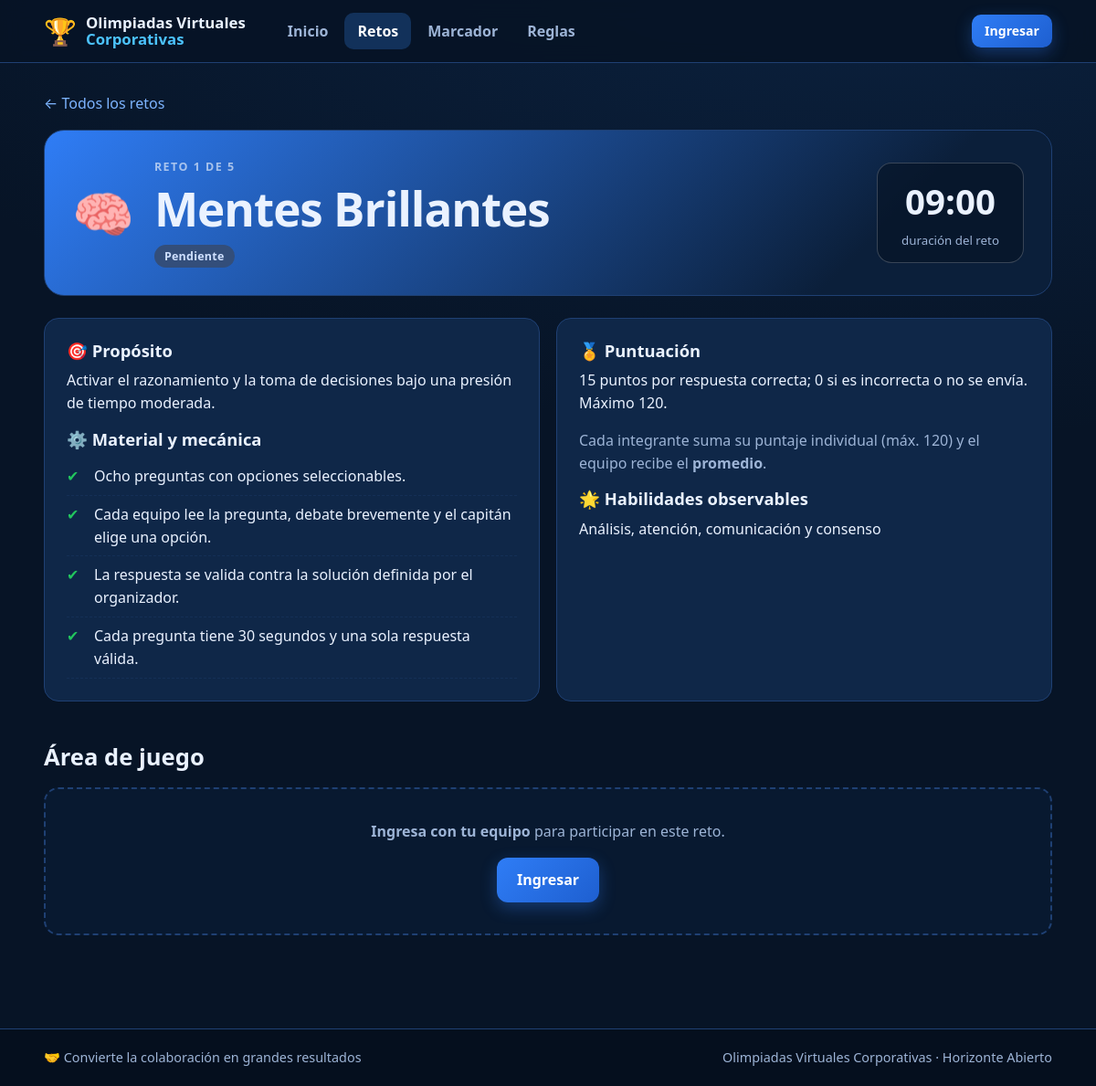
/reto.php?r=mentes-brillantes, run on the app's committed database.
### tables this page shows
CREATE TABLE retos (
  id               TINYINT UNSIGNED PRIMARY KEY,
  slug             VARCHAR(40)  NOT NULL UNIQUE,
  orden            TINYINT UNSIGNED NOT NULL,
  nombre           VARCHAR(60)  NOT NULL,
  resumen          VARCHAR(255) NOT NULL,
  proposito        TEXT NOT NULL,
  mecanica         TEXT NOT NULL,             
  regla_puntos     VARCHAR(255) NOT NULL,
  habilidades      VARCHAR(255) NOT NULL,
  icono            VARCHAR(8)   NOT NULL,
  color            CHAR(7)      NOT NULL,
  puntos_max       SMALLINT UNSIGNED NOT NULL,
  duracion_min     TINYINT UNSIGNED NOT NULL,  
  estado           ENUM('pendiente','abierto','cerrado') NOT NULL DEFAULT 'pendiente',
  inicio_at        DATETIME NULL
);

### includes/helpers.php (called while the page is built, shortened)
<?php
function e($v): string { return htmlspecialchars((string)$v, ENT_QUOTES, 'UTF-8'); }
function url(string $path = ''): string { return BASE_URL . '/' . ltrim($path, '/'); }
function admin_actual(): ?array { return $_SESSION['admin'] ?? null; }
function participante_actual(): ?array {
    static $cache = false;
    if ($cache !== false) return $cache;
    $cache = null;
    if (empty($_SESSION['participante_id']) || empty($_SESSION['participante_token'])) return null;
    return $cache;
}
function team_actual(): ?array {
    static $cache = false;
    if ($cache !== false) return $cache;
    $p = participante_actual();
    if (!$p) return null;
    $s = db()->prepare('SELECT * FROM equipos WHERE id = ? AND activo = 1');
    $s->execute([$p['equipo_id']]);
    return $cache = ($s->fetch() ?: null);
}
function reto_por_slug(string $slug): ?array {
    $s = db()->prepare('SELECT *, IF(inicio_at IS NULL, NULL, TIMESTAMPDIFF(SECOND, inicio_at, NOW())) AS transcurrido
                        FROM retos WHERE slug = ?');
    $s->execute([$slug]);
    return $s->fetch() ?: null;
}
function reto_restante(array $r): ?int {
    if ($r['estado'] !== 'abierto' || $r['transcurrido'] === null) return null;
    return max(0, $r['duracion_min'] * 60 - (int)$r['transcurrido']);
}
function estado_texto(string $e): string {
    return ['pendiente' => 'Pendiente', 'abierto' => 'En curso', 'cerrado' => 'Finalizado'][$e] ?? $e;
}

### includes/db.php (called while the page is built)
<?php
function db(): PDO {
    static $pdo = null;
    if ($pdo === null) {
        try {
            $pdo = new PDO(
                'mysql:host=' . DB_HOST . ';dbname=' . DB_NAME . ';charset=utf8mb4',
                DB_USER, DB_PASS,
                [
                    PDO::ATTR_ERRMODE            => PDO::ERRMODE_EXCEPTION,
                    PDO::ATTR_DEFAULT_FETCH_MODE => PDO::FETCH_ASSOC,
                    PDO::ATTR_EMULATE_PREPARES   => false,
                ]
            );
            $pdo->exec("SET time_zone = '" . date('P') . "'");
        } catch (PDOException $e) {
            http_response_code(500);
            exit('<h2 style="font-family:sans-serif">No se pudo conectar a la base de datos.</h2>'
               . '<p style="font-family:sans-serif">Verifica que MySQL esté activo en XAMPP, que hayas importado '
               . '<code>database.sql</code> y los datos de <code>config.php</code>.</p>');
        }
    }
    return $pdo;
}

### reto.php (the view, shortened to what this page needs)
<?php
$reto = reto_por_slug($_GET['r'] ?? '');
$equipo = team_actual();
$yo = participante_actual();
$modulos = ['mentes-brillantes' => 'mentes', 'memoria-extrema' => 'memoria', 'codigo-secreto' => 'codigo',
            'creatividad-sin-limites' => 'creatividad', 'desafio-relampago' => 'relampago'];
$modulo = $modulos[$reto['slug']] ?? null;
$rest = reto_restante($reto);
$ind = $yo ? puntos_individuales_todos((int)$yo['id'], (int)$equipo['id']) : [];
$miPts = $ind[(int)$reto['id']] ?? 0;
$teamPts = 0;
$esEquipo = (int)$reto['id'] === 4;
require __DIR__ . '/includes/header.php';
?>
<p><a href="<?= url('retos.php') ?>">← Todos los retos</a></p>
<div class="reto-hero" style="--c:<?= e($reto['color']) ?>">
  <span class="big"><?= $reto['icono'] ?></span>
  <div>
    <div class="eyebrow" style="color:#fff9">Reto <?= (int)$reto['orden'] ?> de 5</div>
    <h1 style="margin:0"><?= e($reto['nombre']) ?></h1>
    <span class="badge b-<?= e($reto['estado']) ?>" style="margin-top:8px"><?= estado_texto($reto['estado']) ?></span>
  </div>
  <div class="timer">
    <?php if ($rest !== null): ?>
      <b data-countdown="<?= $rest ?>" data-fin-text="¡Tiempo!"></b><small>tiempo total del reto</small>
    <?php else: ?>
      <b><?= str_pad((string)$reto['duracion_min'], 2, '0', STR_PAD_LEFT) ?>:00</b><small>duración del reto</small>
    <?php endif; ?>
  </div>
</div>
<?php $jugando = $equipo && reto_activo($reto); ?>
<?php if (!$jugando): ?>
<div class="grid g2">
  <div class="card">
    <h3>🎯 Propósito</h3><p><?= e($reto['proposito']) ?></p>
    <h3>⚙️ Material y mecánica</h3>
    <ul class="check"><?php foreach (preg_split('/\R/', $reto['mecanica']) as $l) if (trim($l) !== '') echo '<li>' . e($l) . '</li>'; ?></ul>
  </div>
  <div class="card">
    <h3>🏅 Puntuación</h3>
    <p><?= e($reto['regla_puntos']) ?></p>
    <p class="muted"><?= $esEquipo ? 'Todo el equipo recibe el mismo puntaje.' : 'Cada integrante suma su puntaje individual (máx. ' . (int)$reto['puntos_max'] . ') y el equipo recibe el <strong>promedio</strong>.' ?></p>
    <h3>🌟 Habilidades observables</h3><p><?= e($reto['habilidades']) ?></p>
  </div>
</div>
<?php endif; ?>
<section class="section">
  <h2>Área de juego</h2>
  <?php if (!$equipo && admin_actual()): ?>
    <div class="placeholder">🎙 Estás como facilitador. Para probar el reto, ingresa como participante desde otra ventana de incógnito (el panel permite reiniciar los datos de prueba).</div>
  <?php elseif (!$equipo): ?>
    <div class="placeholder"><p><strong>Ingresa con tu equipo</strong> para participar en este reto.</p><a class="btn btn-primary" href="<?= url('login.php') ?>">Ingresar</a></div>
  <?php elseif ($reto['estado'] === 'pendiente'): ?>
    <div class="placeholder" data-autorefresh="8">⏳ El facilitador aún no abre este reto. Esta página se actualizará sola cuando comience.</div>
  <?php elseif ($reto['estado'] === 'cerrado' || !reto_activo($reto)): ?>
    <div class="placeholder">🔒 Este reto ya finalizó. No se aceptan nuevas respuestas.<br>
      <?= $esEquipo ? '' : 'Tu puntaje: <strong style="color:var(--gold)">' . $miPts . ' pts</strong> · ' ?>Equipo: <strong style="color:var(--gold)"><?= $teamPts ?> pts</strong>.</div>
  <?php else: call_user_func($modulo . '_render', $reto, $equipo, $yo); endif; ?>
</section>
<?php require __DIR__ . '/includes/footer.php'; ?>

### assets/css/style.css (style rules this page uses)
:root { --bg:#071426; --bg2:#0b1f3a; --card:#0f2748; --card2:#12315a; --line:#1f4073; --txt:#eaf2ff; --muted:#9db4d6; --gold:#fbbf24; --blue:#2f7df6; --ok:#22c55e; --err:#ef4444; --r:16px; --shadow:0 10px 30px rgba(0,0,0,.35); }
* { box-sizing:border-box }
html { scroll-behavior:smooth }
body { margin:0;font-family:"Segoe UI",system-ui,-apple-system,Roboto,Arial,sans-serif;color:var(--txt); background:radial-gradient(1200px 600px at 80% -10%,#15417a55,transparent),var(--bg);min-height:100vh; display:flex;flex-direction:column;line-height:1.55 }
a { color:#7db4ff;text-decoration:none }
h1,h2,h3 { line-height:1.2;margin:0 0 .5em }
h1 { font-size:clamp(2rem,4.5vw,3.2rem);letter-spacing:-.02em }
h2 { font-size:1.6rem }
h3 { font-size:1.15rem }
p { margin:0 0 1em }
.muted { color:var(--muted) }
.btn { display:inline-flex;align-items:center;justify-content:center;gap:8px;border:0;cursor:pointer;font:inherit;font-weight:700; padding:12px 22px;border-radius:12px;color:#fff;transition:.15s;text-decoration:none!important }
.btn-primary { background:linear-gradient(135deg,#2f7df6,#1e5fd0);box-shadow:0 6px 18px #2f7df655 }
.badge { display:inline-block;padding:3px 11px;border-radius:99px;font-size:.78rem;font-weight:800;letter-spacing:.02em }
.b-pendiente { background:#334e7a;color:#cfe0ff }
.section { margin:46px 0 }
.section>h2 { margin-bottom:18px }
.eyebrow { color:#4cc3ff;font-weight:800;letter-spacing:.12em;text-transform:uppercase;font-size:.78rem;margin-bottom:6px }
.grid { display:grid;gap:18px }
.g2 { grid-template-columns:repeat(2,1fr) }
.card { background:var(--card);border:1px solid var(--line);border-radius:var(--r);padding:24px }
.card h2,.card h3 { margin-top:0 }
.reto-hero { border-radius:22px;padding:30px;background:linear-gradient(135deg,var(--c),#0b1f3a 80%);border:1px solid var(--line); display:flex;gap:22px;align-items:center;flex-wrap:wrap;margin-bottom:24px }
.reto-hero .big { font-size:3.4rem }
.reto-hero .timer { margin-left:auto;text-align:center;background:#071426aa;border:1px solid #ffffff33;border-radius:16px;padding:12px 26px }
.timer b { display:block;font-size:2.4rem;font-variant-numeric:tabular-nums }
.timer small { color:var(--muted) }
ul.check { list-style:none;padding:0;margin:0 }
ul.check li { padding:8px 0 8px 30px;position:relative;border-bottom:1px dashed #1f407355 }
ul.check li:before { content:"✔";position:absolute;left:0;color:var(--ok) }
.placeholder { border:2px dashed var(--line);border-radius:var(--r);padding:34px;text-align:center;color:var(--muted);background:#0b1f3a88 }

### data on the page
retos: icono "🧠", orden "1", nombre "Mentes Brillantes", estado "Pendiente", duracion_min "09", proposito "Activar el razonamiento y la toma de decisiones bajo una presión de tiempo moderada.", mecanica "Ocho preguntas con opciones seleccionables.", mecanica "Cada equipo lee la pregunta, debate brevemente y el capitán elige una opción.", mecanica "La respuesta se valida contra la solución definida por el organizador.", mecanica "Cada pregunta tiene 30 segundos y una sola respuesta válida.", regla_puntos "15 puntos por respuesta correcta; 0 si es incorrecta o no se envía. Máximo 120.", puntos_max "120", habilidades "Análisis, atención, comunicación y consenso"

### other printed values
APP_NAME "Olimpiadas Virtuales Corporativas"
APP_ORG "Horizonte Abierto"
